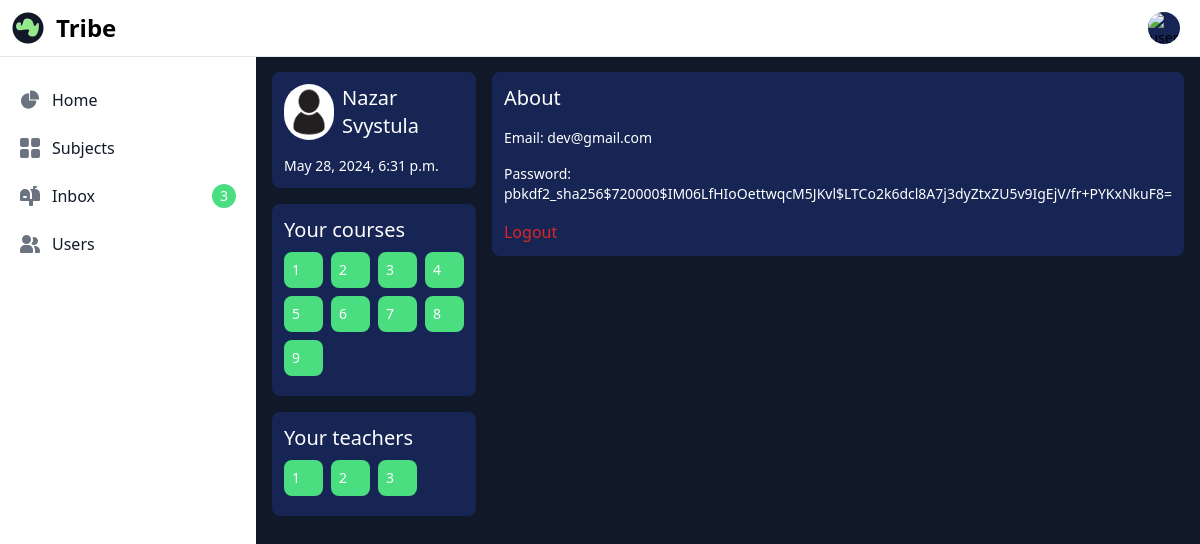
The app's page /profile/dev (signed in) with its own data.
### user/models.py (models this page shows, shortened)
class Profile(models.Model):
    user = models.OneToOneField(CustomUser, on_delete=models.CASCADE)
    image = models.ImageField(upload_to='profile_images', default='default_profile.jpg')
    slug=models.SlugField(blank=True, null=True)

class CustomUser(AbstractUser):
    is_student = models.BooleanField(default=True)
    is_teacher = models.BooleanField(default=False)
    is_chief_teacher = models.BooleanField(default=False)
    username = models.CharField(max_length=50, default='user')
    email=models.EmailField(null=False, blank=False, unique=True)
    name=models.CharField(null=False, max_length=50)
    surname=models.CharField(null=False, max_length=50)
    created_at=models.DateTimeField(auto_now_add=True)
    USERNAME_FIELD = 'email'
    REQUIRED_FIELDS = ['name','surname']
    objects = CustomUserManger()

### user/views.py (the view)
# urls.py: path('profile/<slug:slug>', views.profile, name='profile'),
def profile(request, slug):
    from .models import Profile
    profile = get_object_or_404(Profile, slug=slug)
    context = {'profile': profile}
    return render(request, 'profile.html', context=context)

### templates/profile.html
{% extends "base.html" %}
{% block content %}
<div class="mt-14 w-full text-white flex flex-row">
    <div class="w-96">
        <div class="bg-blue-950 p-3 rounded-lg">
            <div class="flex flex-row content-center">
                <img class="rounded-full" src="{{ profile.image.url }}" width="50" alt="avatar">
                <p class="text-xl ml-2">{{ profile.user.name }} {{ profile.user.surname }}</p>
            </div>
            <div class="mt-4">
                <p class="text-sm mt-4">{{ profile.user.created_at }}</p>
            </div>
        </div>
        <div class="bg-blue-950 p-3 rounded-lg mt-4">
            <p class="text-xl">Your courses</p>
            <div class="my-2 grid grid-cols-4 gap-2">
                <div class="text-sm bg-green-400 rounded-lg p-2">1</div>
                <div class="text-sm bg-green-400 rounded-lg p-2">2</div>
                <div class="text-sm bg-green-400 rounded-lg p-2">3</div>
                <div class="text-sm bg-green-400 rounded-lg p-2">4</div>
                <div class="text-sm bg-green-400 rounded-lg p-2">5</div>
                <div class="text-sm bg-green-400 rounded-lg p-2">6</div>
                <div class="text-sm bg-green-400 rounded-lg p-2">7</div>
                <div class="text-sm bg-green-400 rounded-lg p-2">8</div>
                <div class="text-sm bg-green-400 rounded-lg p-2">9</div>
            </div>
        </div>
        <div class="bg-blue-950 p-3 rounded-lg mt-4">
            <p class="text-xl">Your teachers</p>
            <div class="my-2 grid grid-cols-4 gap-2">
                <div class="text-sm bg-green-400 rounded-lg p-2">1</div>
                <div class="text-sm bg-green-400 rounded-lg p-2">2</div>
                <div class="text-sm bg-green-400 rounded-lg p-2">3</div>
            </div>
        </div>
    </div>
    <div class="w-full ml-4">
        <div class="rounded-lg bg-blue-950 p-3">
            <p class="text-xl">About</p>
            <p class="text-sm mt-4">Email: {{ profile.user.email }}</p>
            <p class="text-sm mt-4">Password: {{ profile.user.password }}</p>
            <div class="mt-4"><a href="{% url 'logout' %}" class="mt-6 text-red-600">Logout</a></div>
        </div>
    </div>
</div>
{% endblock content %}

### static/src/styles.css (style rules this page uses)
html, :host { line-height: 1.5; -webkit-text-size-adjust: 100%; -moz-tab-size: 4; -o-tab-size: 4; tab-size: 4; font-family: ui-sans-serif, system-ui, sans-serif, "Apple Color Emoji", "Segoe UI Emoji", "Segoe UI Symbol", "Noto Color Emoji"; font-feature-settings: normal; font-variation-settings: normal; -webkit-tap-highlight-color: transparent; }
body { margin: 0; line-height: inherit; }
a { color: inherit; text-decoration: inherit; }
blockquote, dl, dd, h1, h2, h3, h4, h5, h6, hr, figure, p, pre { margin: 0; }
img, svg, video, canvas, audio, iframe, embed, object { display: block; vertical-align: middle; }
img, video { max-width: 100%; height: auto; }
.my-2 { margin-top: 0.5rem; margin-bottom: 0.5rem; }
.ml-4 { margin-left: 1rem; }
.mt-14 { margin-top: 3.5rem; }
.mt-4 { margin-top: 1rem; }
.mt-6 { margin-top: 1.5rem; }
.ml-2 { margin-left: 0.5rem; }
.flex { display: flex; }
.grid { display: grid; }
.w-96 { width: 24rem; }
.w-full { width: 100%; }
.grid-cols-4 { grid-template-columns: repeat(4, minmax(0, 1fr)); }
.flex-row { flex-direction: row; }
.content-center { align-content: center; }
.gap-2 { gap: 0.5rem; }
.rounded-full { border-radius: 9999px; }
.rounded-lg { border-radius: 0.5rem; }
.bg-blue-950 { --tw-bg-opacity: 1; background-color: rgb(23 37 84 / var(--tw-bg-opacity)); }
.bg-gray-900 { --tw-bg-opacity: 1; background-color: rgb(17 24 39 / var(--tw-bg-opacity)); }
.bg-green-400 { --tw-bg-opacity: 1; background-color: rgb(74 222 128 / var(--tw-bg-opacity)); }
.p-2 { padding: 0.5rem; }
.p-3 { padding: 0.75rem; }
.text-sm { font-size: 0.875rem; line-height: 1.25rem; }
.text-xl { font-size: 1.25rem; line-height: 1.75rem; }
.text-red-600 { --tw-text-opacity: 1; color: rgb(220 38 38 / var(--tw-text-opacity)); }
.text-white { --tw-text-opacity: 1; color: rgb(255 255 255 / var(--tw-text-opacity)); }

### records on screen
Profile: image (placeholder picture), user.name "Nazar", user.surname "Svystula", user.created_at "May 28, 2024, 6:31 p.m.", user.email "dev@gmail.com", user.password "pbkdf2_sha256$720000$IM06LfHIoOettwqcM5JKvl$LTCo2k6dcl8A7j3dyZtxZU5v9IgEjV/fr+PYKxNkuF8="
